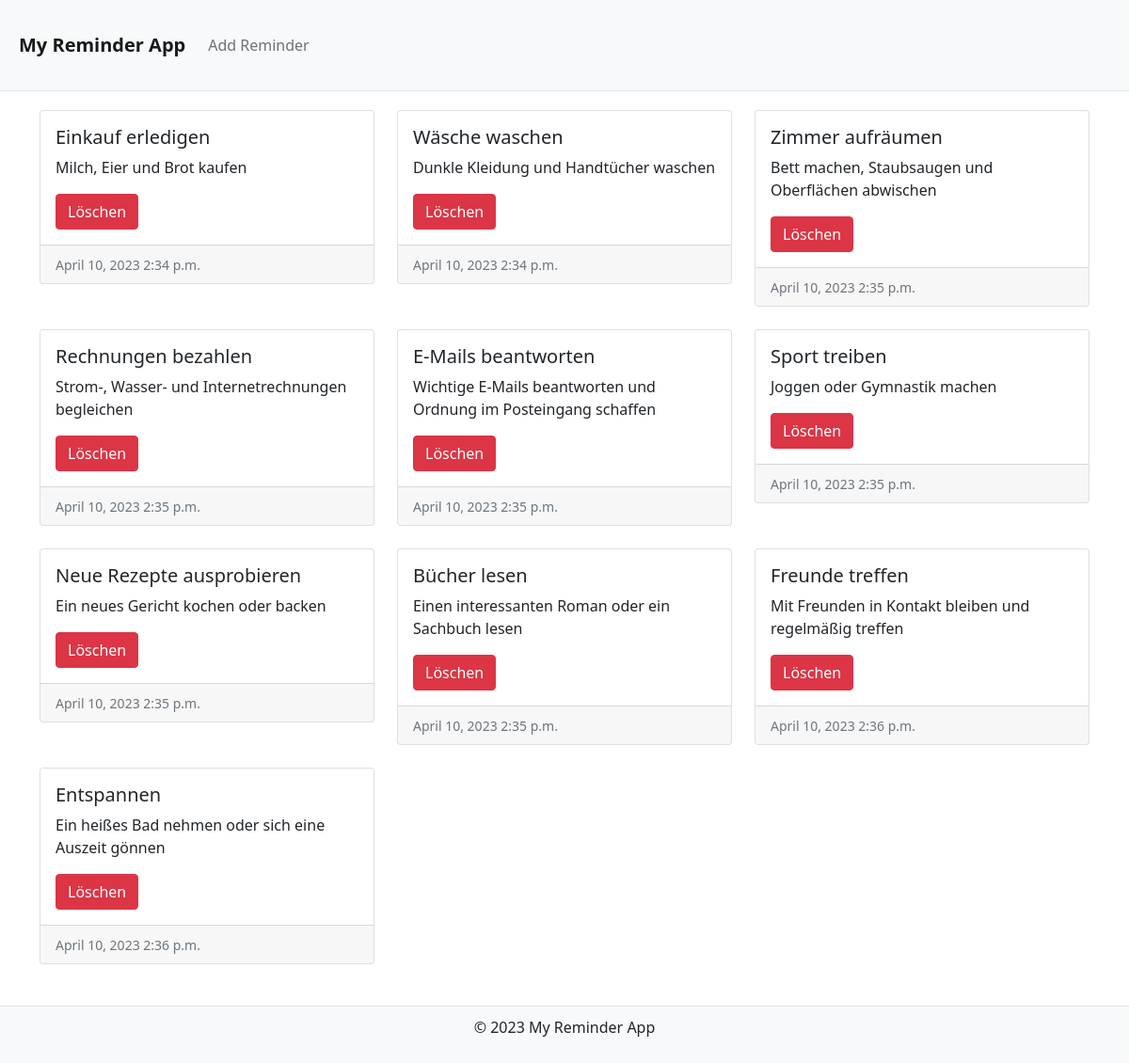
The app's page /reminder/, older data.
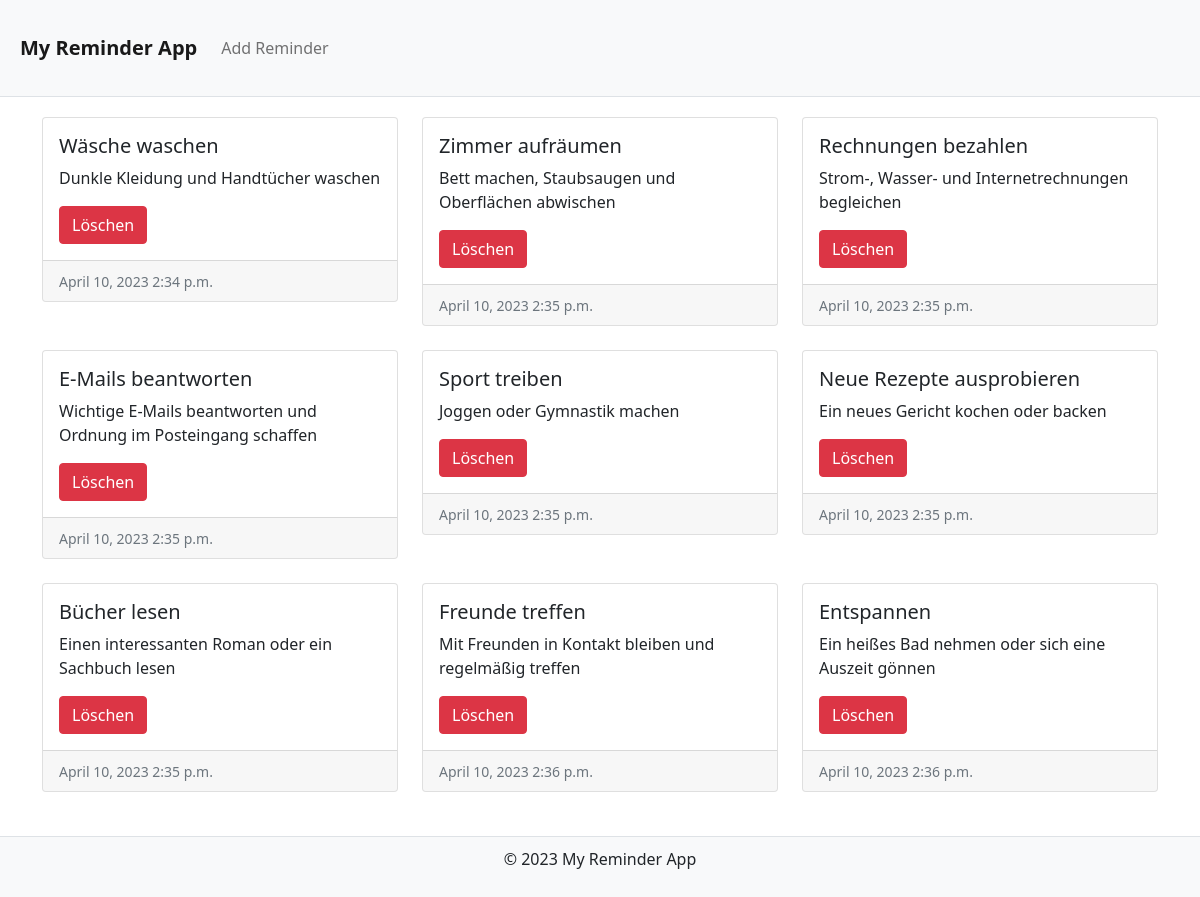
The same page, newer data.
### reminder_app/models.py (models this page shows, shortened)
class Reminder(models.Model):
    title = models.CharField(max_length=64)
    date = models.DateField()
    time = models.TimeField()
    description = models.CharField(max_length=64)

### reminder_app/views.py (the view)
# urls.py: path('', views.index, name='index'),
def index(request):
    collect_reminder = Reminder.objects.all()
    return render(request, 'index.html', {'collect_reminder':collect_reminder})

### templates/index.html
{% extends 'base.html' %}
{% block content %}
<div class="container">
  <div class="row">
    {% for reminder in collect_reminder %}
    <div class="col-lg-4 col-md-6 col-sm-12 mb-4">
      <div class="card">
        <div class="card-body">
          <h5 class="card-title">
            <a href="{% url 'show_reminder' reminder.id %}" class="text-decoration-none text-dark">{{ reminder.title }}</a>
          </h5>
          <p class="card-text">{{ reminder.description }}</p>
          <a href="{% url 'delete_reminder' reminder.id %}" class="btn btn-danger">Löschen</a>
        </div>
        <div class="card-footer">
          <small class="text-muted">{{ reminder.date }} {{ reminder.time }}</small>
        </div>
      </div>
    </div>
    {% endfor %}
  </div>
</div>
{% endblock %}

### templates/base.html (shortened to what this page needs)
{% load static %}
<!DOCTYPE html>
<html lang="en">
<head>
    <link rel="stylesheet" href="{% static 'css/bootstrap.min.css' %}">
    <link rel="stylesheet" href="{% static 'css/styles.css' %}">
</head>
<body>
    <header>
        <nav class="navbar navbar-expand-lg navbar-light bg-light">
            <a class="navbar-brand" href="{% url 'index' %}">My Reminder App</a>
            <div class="collapse navbar-collapse" id="navbarNav">
                <ul class="navbar-nav mr-auto">
                    <li class="nav-item">
                        <a class="nav-link" href="{% url 'add_reminder' %}">Add Reminder</a>
                    </li>
                </ul>
            </div>
        </nav>
    </header>
    <main>
        {% block content %}
        {% endblock %}
    </main>
    <footer>
        <p>&copy; 2023 My Reminder App</p>
    </footer>
    <link rel="stylesheet" href="{% static 'css/bootstrap.min.css' %}">
    <link rel="stylesheet" href="{% static 'css/styles.css' %}">
</body>
</html>

### static/css/styles.css (style rules this page uses)
header { background-color: #f8f9fa; padding: 20px; border-bottom: 1px solid #dee2e6; }
.navbar-brand { font-weight: bold; }
.navbar-nav .nav-link { color: #007bff; }
main { padding: 20px; min-height: 400px; }
footer { background-color: #f8f9fa; padding: 10px; border-top: 1px solid #dee2e6; text-align: center; }

Row changes from the older to the newer data that the page shows:
removed Reminder: title "Einkauf erledigen", description "Milch, Eier und Brot kaufen", date "April 10, 2023", time "2:34 p.m."
